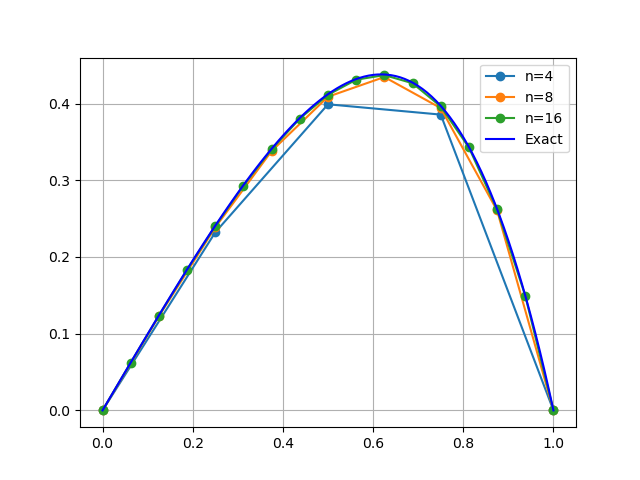

Write the Python code that produced this figure.
#! /usr/bin/env python3
#
def poisson_1d_test ( ):

#*****************************************************************************80
#
## poisson_1d_test() tests poisson_1d().
#
#  Licensing:
#
#    This code is distributed under the MIT license. 
#
#  Modified:
#
#    05 August 2022
#
#  Author:
#
#    John Burkardt
#
  import matplotlib.pyplot as plt
  import numpy as np
  import platform

  print ( '' )
  print ( 'poisson_1d_test():' )
  print ( '  python version: ' + platform.python_version ( ) )
  print ( '  numpy version:  ' + np.version.version )
  print ( '  poisson_1d() solves a boundary value problem.' )

  plt.clf ( )

  for n in [ 5, 9, 17 ]:
    x1 = np.linspace ( 0.0, 1.0, n )
    u1 = poisson_1d ( n )
    plt.plot ( x1, u1, '-o' )

  x2 = np.linspace ( 0.0, 1.0, 101 )
  u2 = poisson_1d_exact ( x2 )
  plt.plot ( x2, u2, 'b-' )
  plt.legend ( [ 'n=4', 'n=8', 'n=16', 'Exact' ] )
  plt.grid ( True )
  filename = 'poisson_1d.png'
  plt.savefig ( filename )
  print ( '  Graphics saved as "' + filename + '"' )
  plt.show ( block = False )
  plt.close ( )

  return

def poisson_1d ( n ):

#*****************************************************************************80
#
## poisson_1d() uses an n-point discretization to solve a Poisson problem.
#
#  Licensing:
#
#    This code is distributed under the MIT license. 
#
#  Modified:
#
#    05 August 2022
#
#  Author:
#
#    John Burkardt
#
#  Input:
#
#    integer n: the number of nodes.
#
#  Output:
#
#    real u(n): the estimate solution.
#
  import numpy as np

  x = np.linspace ( 0.0, 1.0, n )
  h = 1.0 / ( n - 1 )
  
  A = np.zeros ( [ n, n ] )
  b = np.zeros ( n )
  
  for i in range ( 0, n ):
    if ( i == 0 ):
      A[i,i] = 1.0
      b[i] = 0.0
    elif ( i < n - 1 ):
      A[i,i-1] = - 1.0 / h**2
      A[i,i]   =   2.0 / h**2
      A[i,i+1] = - 1.0 / h**2
      b[i] = x[i] * ( x[i] + 3.0 ) * np.exp ( x[i] )
    else:
      A[i,i] = 1.0
      b[i] = 0.0
      
  u = np.linalg.solve ( A, b )
  
  return u

def poisson_1d_exact ( x ):

#*****************************************************************************80
#
## poisson_1d_exact() returns the exact solution of a Poisson problem.
#
#  Licensing:
#
#    This code is distributed under the MIT license. 
#
#  Modified:
#
#    05 August 2022
#
#  Author:
#
#    John Burkardt
#
#  Input:
#
#    real x: the evaluation points.
#
#  Output:
#
#    real u: the value of the exact solution.
#
  import numpy as np
  u = - x * ( x - 1.0 ) * np.exp ( x )
  return u

def timestamp ( ):

#*****************************************************************************80
#
## timestamp() prints the date as a timestamp.
#
#  Licensing:
#
#    This code is distributed under the MIT license. 
#
#  Modified:
#
#    21 August 2019
#
#  Author:
#
#    John Burkardt
#
  import time

  t = time.time ( )
  print ( time.ctime ( t ) )

  return

if ( __name__ == '__main__' ):
  timestamp ( )
  poisson_1d_test ( )
  timestamp ( )
